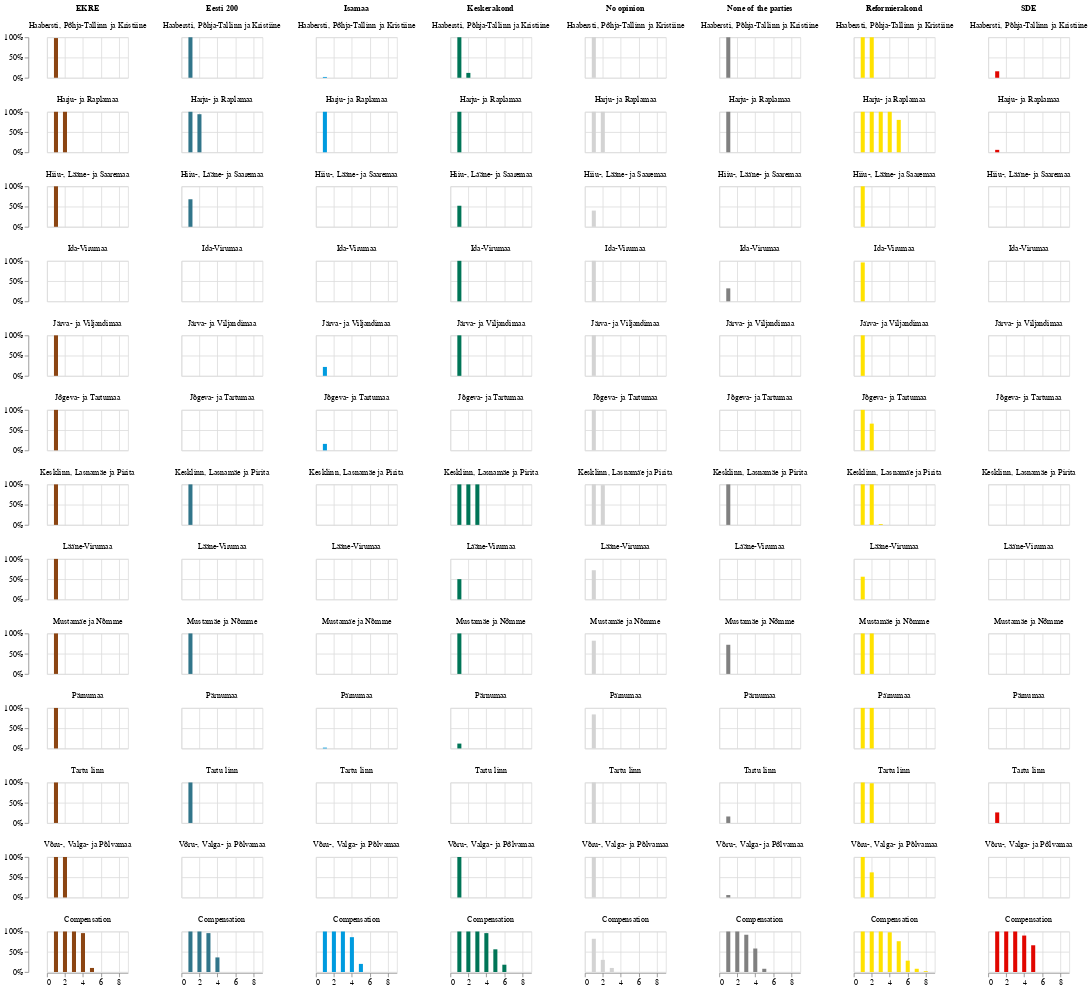

Notebook code cell kept with this figure:
### Code cell
# Test the plot - categorical party_preference version
from salk_toolkit.pp import e2e_plot
e2e_plot({
    'res_col' : 'party_preference',
    'factor_cols': ['electoral_district'],
    'internal_facet': True,
    'plot': 'mandate_plot',
    #'filter': { 'party_preference': ['Keskerakond', 'EKRE',
    #   'Reformierakond', 'Isamaa', 'SDE', 'Rohelised', 'Eesti 200',
    #   'Parempoolsed'] },
}, '../samples/m_bootstrap.parquet', width=800, lazy=False)

### Figure 1 — Vega-Lite specification as saved in the notebook (floating-point values rounded to 4 significant figures; data arrays with more than 128 entries replaced by an {"elided": "..."} marker saying what was removed)
{"config": {"view": {"continuousWidth": 300, "continuousHeight": 300}}, "data": {"name": "data-7a21d0dc078894fdf44cd372ed3f2333"}, "facet": {"column": {"field": "party_preference", "sort": ["EKRE", "Eesti 200", "Isamaa", "Keskerakond", "No opinion", "None of the parties", "Reformierakond", "SDE"], "title": null, "type": "nominal", "header": {"labelFontWeight": "bold"}}, "row": {"field": "electoral_district", "sort": ["Haabersti, Põhja-Tallinn ja Kristiine", "Harju- ja Raplamaa", "Hiiu-, Lääne- ja Saaremaa", "Ida-Virumaa", "Järva- ja Viljandimaa", "Jõgeva- ja Tartumaa", "Kesklinn, Lasnamäe ja Pirita", "Lääne-Virumaa", "Mustamäe ja Nõmme", "Pärnumaa", "Tartu linn", "Võru-, Valga- ja Põlvamaa", "Compensation"], "title": null, "type": "nominal", "header": {"labelOrient": "top"}}}, "spec": {"mark": {"type": "bar"}, "encoding": {"color": {"field": "party_preference", "legend": null, "scale": {"domain": ["Keskerakond", "EKRE", "Reformierakond", "Isamaa", "SDE", "Rohelised", "Eesti 200", "Parempoolsed", "Other", "None of the parties", "No opinion"], "range": ["#007557", "#8B4513", "#FFE200", "#009BDF", "#E10600", "#88AF47", "#31758A", "orange", "lightgrey", "grey", "lightgrey"]}, "type": "nominal"}, "tooltip": [{"field": "party_preference", "title": "party", "type": "nominal"}, {"field": "electoral_district", "type": "nominal"}, {"field": "mandates", "type": "quantitative"}, {"field": "percent", "format": ".1%", "title": "probability", "type": "quantitative"}], "x": {"field": "mandates", "title": null, "type": "quantitative"}, "y": {"axis": {"format": "%"}, "field": "percent", "title": null, "type": "quantitative"}}, "height": 50.0, "width": 100.0}, "$schema": "https://vega.github.io/schema/vega-lite/v5.15.1.json", "datasets": {"data-7a21d0dc078894fdf44cd372ed3f2333": {"elided": "832 records"}}}
